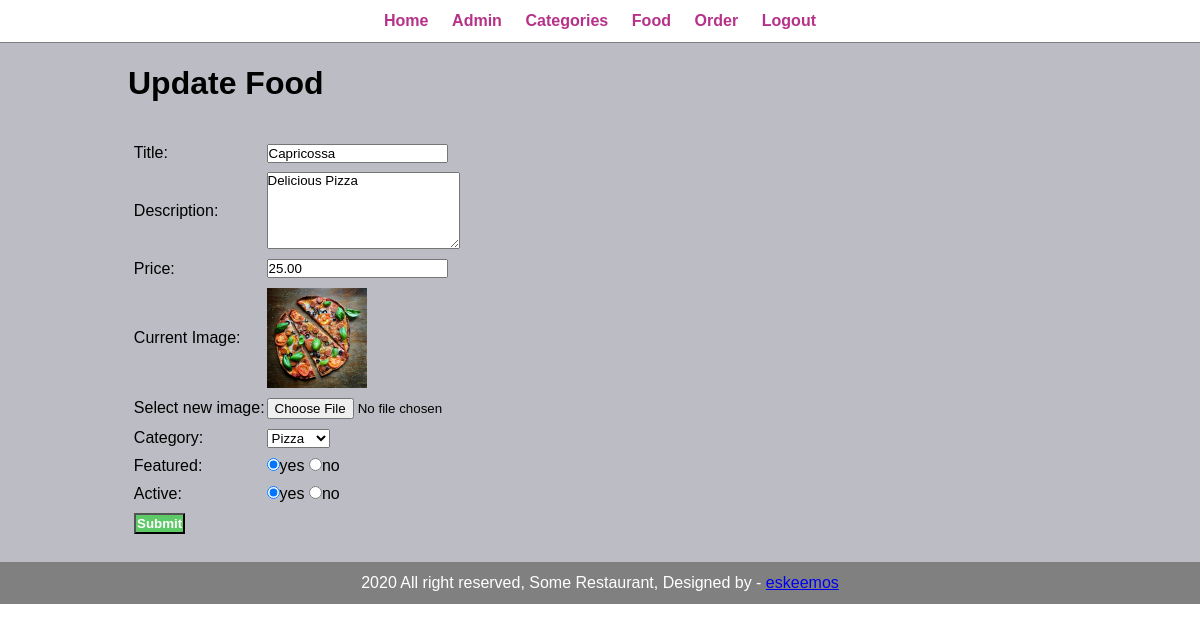
The page /admin/update-food.php?id=18 (signed in) on the database its author committed.
### tables this page shows
CREATE TABLE `ofw_food` (
  `id` int(11) NOT NULL,
  `title` varchar(30) DEFAULT NULL,
  `description` varchar(255) DEFAULT NULL,
  `price` decimal(10,2) DEFAULT NULL,
  `image_name` varchar(255) DEFAULT NULL,
  `category_id` int(11) DEFAULT NULL,
  `featured` varchar(30) DEFAULT NULL,
  `active` varchar(10) DEFAULT NULL
);

CREATE TABLE `ofw_category` (
  `id` int(11) NOT NULL,
  `title` varchar(100) DEFAULT NULL,
  `image_name` varchar(255) DEFAULT NULL,
  `featured` varchar(10) DEFAULT NULL,
  `active` varchar(10) DEFAULT NULL
);

### admin/update-food.php (the view, shortened to what this page needs)
<?php include("./partials/menu.php") ?>
<?php
    if(isset($_GET['id'])){
        $id = $_GET['id'];
        $sql2 = "SELECT * FROM ofw_food WHERE id = $id";
        $res2 = mysqli_query($conn, $sql2);
        $row = mysqli_fetch_assoc($res2);
        $title = $row['title'];
        $desc = $row['description'];
        $price = $row['price'];
        $current_image = $row['image_name'];
        $category = $row['category_id'];
        $featured = $row['featured'];
        $active = $row['active'];
    }else{
        header('loaction:' .SITEURL . 'admin/manage-food.php');
    }
?>
<div class="main-content">
    <div class="wrapper">
        <h1>Update Food</h1>
        <br>
        <br>
        <form action="" method="POST" enctype="multipart/form-data">
            <table class='tb-30' enctype='multipart/form-data'>
                <tr>
                    <td>Title:</td>
                    <td>
                        <input type="text" name="title" value="<?php echo $title ?>">
                    </td>
                </tr>
                <tr>
                    <td>Description:</td>
                    <td>
                        <textarea name="description" cols="22" rows="5"><?php echo $desc; ?></textarea>
                    </td>
                </tr>
                <tr>
                    <td>Price:</td>
                    <td>
                        <input type="number" name="price" value="<?php echo $price; ?>"></input>
                    </td>
                </tr>
                <tr>
                    <td>Current&nbsp;Image:</td>
                    <td>
                        <?php
                            if($current_image != ""){
                                ?>
                                    <img src="../images/food/<?php echo $current_image ?>" alt="image" width="100px" height="100px">
                                <?php
                            }else{
                                ?>
                                    <div class="error">Image not available</div>
                                <?php
                            }
                        ?>
                    </td>
                </tr>
                <tr>
                    <td>Select&nbsp;new&nbsp;image:</td>
                    <td>
                        <input type="file" name="image">
                    </td>
                </tr>
                <tr>
                    <td>Category:</td>
                    <td>
                        <select name="category">
                            <?php
                                $sql = "SELECT * FROM ofw_category WHERE active = 'yes'";
                                $res = mysqli_query($conn, $sql);
                                $count = mysqli_num_rows($res);
                                if($count > 0){
                                    while($row = mysqli_fetch_assoc($res)){
                                        $category_title = $row['title'];
                                        $category_id = $row['id'];
                                        ?>
                                        <option <?php if($category == $category_id){echo "selected";} ?> value="<?php echo $category_id ?>"><?php echo $category_title ?></option>
                                        <?php
                                    }
                                }else{
                                    echo '<option value="0">Category not available</option>';
                                }
                            ?>
                        </select>
                    </td>
                </tr>
                <tr>
                    <td>Featured:</td>
                    <td>
                        <input <?php if($featured == 'yes'){echo 'checked';} ?> type="radio" name="featured" value="yes">yes
                        <input <?php if($featured == 'no'){echo 'checked';} ?> type="radio" name="featured" value="no">no
                    </td>
                </tr>
                <tr>
                    <td>Active:</td>
                    <td>
                        <input <?php if($active == 'yes'){echo 'checked';} ?> type="radio" name="active" value="yes">yes
                        <input <?php if($active == 'no'){echo 'checked';} ?> type="radio" name="active" value="no">no
                    </td>
                </tr>
                <tr>
                    <td>
                        <input type="submit" class="btn-secondary" name="submit">
                    </td>
                </tr>
            </table>
        </form>
    </div>
</div>
<?php include("./partials/footer.php") ?>

### css/admin.css (style rules this page uses)
* { margin: 0; padding: 0; font-family: Arial, Helvetica, sans-serif; }
.wrapper { padding: 1%; width: 80%; margin: 0 auto; }
.main-content { background-color: #8c8d9994; padding: 10px; }
table tr td { padding: 1%; }
.btn-secondary { background-color: rgb(94, 201, 103); padding: 1%; color: white; font-weight: bold; text-decoration: none; }
.tb-30 { width: 30%; }

### rows shown on the page
ofw_food: title "Capricossa", description "Delicious Pizza", price "25.00", image_name (picture), category "Pizza", featured "☑", active "☑"
